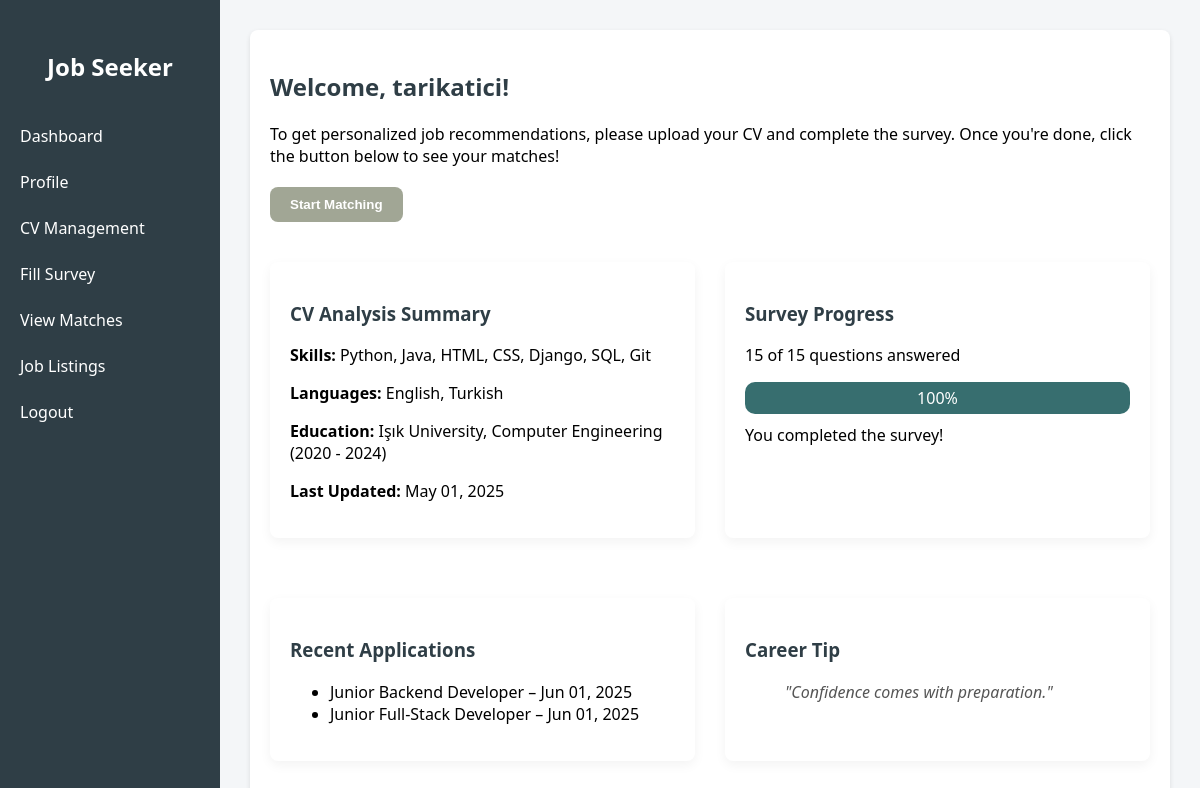
The app's page /users/dashboard/jobseeker/ (signed in) with its own data.
### users/models.py (models this page shows, shortened)
class User(AbstractUser):
    ROLE_CHOICES = [
        ('jobseeker', 'Job Seeker'),
        ('employer', 'Employer'),
    ]
    role = models.CharField(max_length=20, choices=ROLE_CHOICES)
    created_at = models.DateTimeField(auto_now_add=True)

class CVAnalysis(models.Model):
    user = models.OneToOneField(User, on_delete=models.CASCADE)
    email = models.EmailField(blank=True)
    skills = models.TextField(blank=True)
    education = models.TextField(blank=True)
    certifications = models.TextField(blank=True)
    languages = models.TextField(blank=True)
    work_experience = models.TextField(blank=True)
    experience_level = models.CharField(max_length=100, blank=True)
    predicted_role = models.CharField(max_length=100, blank=True)
    submitted_at = models.DateTimeField(auto_now_add=True, null=True)

class JobApplication(models.Model):
    jobseeker = models.ForeignKey(JobSeekerProfile, on_delete=models.CASCADE)
    job = models.ForeignKey(JobPosting, on_delete=models.CASCADE, related_name="applications")
    application_date = models.DateTimeField(auto_now_add=True)

class JobPosting(models.Model):
    employer = models.ForeignKey(EmployerProfile, on_delete=models.CASCADE)
    title = models.CharField(max_length=100)
    description = models.TextField()
    required_skills = models.CharField(max_length=300, help_text="Virgülle ayrılmış şekilde yazınız. Örnek: Python, SQL, Django")
    preferred_traits = models.TextField(
    blank=True,
    help_text="Describe the personal traits or soft skills you're looking for (e.g. teamwork, creativity, attention to detail)."
    )
    company_name = models.CharField(max_length=255, blank=True, null=True)
    industry = models.CharField(max_length=255, blank=True, null=True)
    founded_year = models.IntegerField(blank=True, null=True)
    location = models.CharField(max_length=255, blank=True, null=True)
    created_at = models.DateTimeField(auto_now_add=True)

### users/views.py (the view)
# urls.py: path('dashboard/jobseeker/', views.jobseeker_dashboard, name='jobseeker_dashboard'),
@never_cache
@login_required
def jobseeker_dashboard(request):
    profile, _ = JobSeekerProfile.objects.get_or_create(user=request.user)
    survey, _ = SurveyResponse.objects.get_or_create(user=request.user)
    analysis = CVAnalysis.objects.filter(user=request.user).first()
    all_jobs = JobPosting.objects.all()
    matched_job_ids = MatchResult.objects.filter(jobseeker=profile).values_list('job_id', flat=True)
    matched_jobs_raw = MatchResult.objects.filter(jobseeker=profile, job__isnull=False)
    trait_labels = {
        "q1_teamwork": "Teamwork",
        "q2_challenging_tasks": "Challenging Tasks",
        "q3_leadership": "Leadership",
        "q4_uncertainty": "Comfort with Uncertainty",
        "q5_stability": "Preference for Stability",
        "q6_technology_interest": "Interest in Technology",
        "q7_problem_solving": "Problem Solving",
        "q8_creativity": "Creativity",
        "q9_communication": "Communication",
        "q10_detail_orientation": "Attention to Detail",
        "q11_career_growth": "Career Growth Motivation",
        "q12_recognition": "Need for Recognition",
        "q13_entrepreneurship": "Entrepreneurial Spirit",
        "q14_learning": "Love for Learning",
        "q15_impact": "Desire to Make a Difference"
    }
    matched_jobs = []
    for match in matched_jobs_raw:
        explanation = match.explanation or ""
        for key, label in trait_labels.items():
            explanation = explanation.replace(key, label)
        matched_jobs.append({
            'job': match.job,
            'match_score': match.match_score,
            'explanation': explanation,
            'can_apply': match.match_score >= 50
        })
    matched_jobs.sort(key=lambda x: x['match_score'], reverse=True)
    applied_jobs = JobApplication.objects.filter(jobseeker=profile)
    applied_job_ids = [app.job.id for app in applied_jobs]
    cv_uploaded = analysis is not None
    survey_completed = SurveyResponse.objects.filter(user=request.user).exists()
    answered = 0
    if survey:
        for field in survey._meta.fields:
            if field.name.startswith('q') and getattr(survey, field.name):
                answered += 1
    progress_percent = int((answered / 15) * 100)
    recent_applications = applied_jobs.order_by('-application_date')[:3]
    tips = [
        "Customize your CV for every role.",
        "Keep learning – growth is power.",
        "Confidence comes with preparation.",
        "Networking opens unexpected doors.",
        "You are closer than you think ✨",
    ]
    tip_of_the_day = random.choice(tips)
    experience_list = []
    skills_list = []
    certifications_list = []
    if analysis:
        if analysis.work_experience:
            experience_list = [exp.strip() for exp in analysis.work_experience.split('|') if exp.strip()]
        if analysis.skills:
            skills_list = [s.strip() for s in analysis.skills.split(',') if s.strip()]
        if analysis.certifications:
            certifications_list = [c.strip() for c in analysis.certifications.split('|') if c.strip()]
    if request.method == 'POST':
        if 'cv_file_path' in request.FILES:
            form = CVUploadForm(request.POST, request.FILES, instance=profile)
            if form.is_valid():
                cv_file = request.FILES.get('cv_file_path')
                if not cv_file:
                    form.add_error('cv_file_path', 'Please select a file.')
                elif not cv_file.name.lower().endswith('.pdf'):
                    form.add_error('cv_file_path', 'Only PDF files are allowed.')
                elif cv_file.content_type != 'application/pdf':
                    form.add_error('cv_file_path', 'Invalid file type. Please upload a PDF.')
                else:
                    if profile.cv_file_path:
                        old_path = profile.cv_file_path.path
                        if os.path.isfile(old_path):
                            os.remove(old_path)
                    form.save()
                    if profile.cv_file_path:
                        parsed_data = parse_cv(profile.cv_file_path.path)
                        work_experience = parsed_data.get("experience", [])
                        experience_list = work_experience
                        skills = parsed_data.get("skills", "")
                        skills_list = [s.strip() for s in skills.split(',') if s.strip()]
                        CVAnalysis.objects.update_or_create(
                            user=request.user,
                            defaults={
                                'email': parsed_data.get("email", ""),
                                'skills': skills,
                                'education': parsed_data.get("education", ""),
                                'certifications': parsed_data.get("certifications", ""),
                                'languages': parsed_data.get("languages", ""),
                                'work_experience': " | ".join(work_experience),
                                'experience_level': 'Intern',
                                'predicted_role': 'To be predicted'
                            }
                        )
                        profile.full_name = parsed_data.get("full_name", "")
                        profile.phone = parsed_data.get("phone", "")
                        profile.skills = skills
                        profile.education = parsed_data.get("education", "")
                        profile.work_experience = work_experience
                        profile.save()
                        email_from_cv = parsed_data.get("email", "")
                        if email_from_cv and email_from_cv != request.user.email:
                            request.user.email = email_from_cv
                            request.user.save()
                    messages.success(request, "CV uploaded and analyzed successfully!")
                    return redirect('users:jobseeker_dashboard')
        elif 'profile_picture' in request.FILES or 'full_name' in request.POST:
            form = ProfileUpdateForm(request.POST, request.FILES, instance=profile)
            if form.is_valid():
                form.save()
                messages.success(request, "Profile updated successfully!")
                return redirect('users:jobseeker_dashboard')
        else:
            SurveyResponse.objects.update_or_create(
                user=request.user,
                defaults={
                    'q1_teamwork': request.POST.get('q1'),
                    'q2_challenging_tasks': request.POST.get('q2'),
                    'q3_leadership': request.POST.get('q3'),
                    'q4_uncertainty': request.POST.get('q4'),
                    'q5_stability': request.POST.get('q5'),
                    'q6_technology_interest': request.POST.get('q6'),
                    'q7_problem_solving': request.POST.get('q7'),
                    'q8_creativity': request.POST.get('q8'),
                    'q9_communication': request.POST.get('q9'),
                    'q10_detail_orientation': request.POST.get('q10'),
                    'q11_career_growth': request.POST.get('q11'),
                    'q12_recognition': request.POST.get('q12'),
                    'q13_entrepreneurship': request.POST.get('q13'),
                    'q14_learning': request.POST.get('q14'),
                    'q15_impact': request.POST.get('q15'),
                }
            )
            messages.success(request, "Survey submitted successfully!")
            return redirect('users:jobseeker_dashboard')
    else:
        form = CVUploadForm(instance=profile)
    tips = CVTip.objects.order_by('-created_at')
    all_jobs = JobPosting.objects.select_related('employer').order_by('-created_at')
    return render(request, 'users/jobseeker_dashboard.html', {
        'profile': profile,
        'survey': survey,
        'analysis': analysis,
        'form': form,
        'all_jobs': all_jobs,
        'matched_job_ids': matched_job_ids,
        'matched_jobs': matched_jobs,
        'applied_job_ids': applied_job_ids,
        'cv_uploaded': cv_uploaded,
        'survey_completed': survey_completed,
        'answered': answered,
        'progress_percent': progress_percent,
        'recent_applications': recent_applications,
        'tip_of_the_day': tip_of_the_day,
        'tips': tips,
        'experience_list': experience_list,
        'skills_list': skills_list,
        'certifications_list': certifications_list,
    })

### users/templates/users/jobseeker_dashboard.html (shortened to what this page needs)
{% load static %}
<!DOCTYPE html>
<html lang="en">
<head>
</head>
<body>
<div class="sidebar">
  <h2>Job Seeker</h2>
  <a href="#" data-section="dashboard-wrapper">Dashboard</a>
  <a href="#" data-section="profile-wrapper">Profile</a>
  <a href="#" data-section="cv-wrapper">CV Management</a>
  <a href="#" data-section="survey-wrapper">Fill Survey</a>
  <a href="#" data-section="matches-wrapper">View Matches</a>
  <a href="#" data-section="job_listings-wrapper">Job Listings</a>
  <a href="#" onclick="document.getElementById('logout-form').submit(); return false;">Logout</a>
</div>
<div class="content">
<div class="section-wrapper active" id="dashboard-wrapper">
  <div class="card section" style="max-width: 1000px; margin: auto;">
    <h2>Welcome, {{ request.user.username }}!</h2>
    <p style="margin-top: 10px;">
      To get personalized job recommendations, please upload your CV and complete the survey.
      Once you're done, click the button below to see your matches!
    </p>
    {% if cv_uploaded and survey_completed %}
      <form method="post" action="/users/start-matching/" style="margin-top:20px;">
        <button type="submit" class="btn">Start Matching</button>
      </form>
    {% else %}
      <button class="btn" disabled style="margin-top:20px; opacity: 0.5; cursor: not-allowed;">
        Start Matching (CV and survey required)
      </button>
    {% endif %}
    <div style="display: grid; grid-template-columns: repeat(2, 1fr); gap: 30px; margin-top: 40px;">
      <div class="card" style="box-shadow: 0 4px 12px rgba(0,0,0,0.05);">
        <h3>CV Analysis Summary</h3>
        {% if analysis %}
          <p><strong>Skills:</strong> {{ analysis.skills }}</p>
          <p><strong>Languages:</strong> {{ analysis.languages }}</p>
          <p><strong>Education:</strong> {{ analysis.education }}</p>
          <p><strong>Last Updated:</strong> {{ analysis.submitted_at|date:"F d, Y" }}</p>
        {% else %}
          <p>No CV analysis available. Please upload your CV.</p>
        {% endif %}
      </div>
      <div class="card" style="box-shadow: 0 4px 12px rgba(0,0,0,0.05);">
        <h3>Survey Progress</h3>
        {% if survey %}
          <p>{{ answered }} of 15 questions answered</p>
          <div class="progress-bar">
            <div class="progress-fill" style="width: {{ progress_percent }}%;">
              {{ progress_percent }}%
            </div>
          </div>
          {% if progress_percent == 100 %}
            <p style="margin-top: 10px;">You completed the survey!</p>
          {% endif %}
        {% else %}
          <p>You haven't started the survey yet.</p>
        {% endif %}
      </div>
      <div class="card" style="box-shadow: 0 4px 12px rgba(0,0,0,0.05);">
        <h3>Recent Applications</h3>
        {% if recent_applications %}
          <ul>
            {% for app in recent_applications %}
              <li>{{ app.job.title }} – {{ app.application_date|date:"M d, Y" }}</li>
            {% endfor %}
          </ul>
        {% else %}
          <p>You haven't applied to any jobs yet.</p>
        {% endif %}
      </div>
      <div class="card" style="box-shadow: 0 4px 12px rgba(0,0,0,0.05);">
        <h3>Career Tip</h3>
        <blockquote style="font-style: italic; color: #555;">"{{ tip_of_the_day }}"</blockquote>
      </div>
    </div>
  </div>
</div>
</body>
</html>

### users/templates/users/jobseeker_dashboard.html (style rules this page uses)
body { margin: 0; font-family: 'Segoe UI', sans-serif; background-color: #f4f6f8; }
.sidebar { width: 220px; background-color: #2f3e46; height: 100vh; position: fixed; padding-top: 30px; color: white; display: flex; flex-direction: column; }
.sidebar h2 { text-align: center; margin-bottom: 30px; color: white; }
.sidebar a { display: block; padding: 12px 20px; text-decoration: none; color: white; transition: background 0.3s; }
.content { margin-left: 220px; padding: 30px; }
.section-wrapper { display: none; }
.section-wrapper.active { display: block; }
.card { background-color: white; border-radius: 8px; padding: 20px; margin-bottom: 30px; box-shadow: 0 2px 5px rgba(0,0,0,0.1); }
button, .btn { background-color: #a1a695; color: white; border: none; padding: 10px 20px; border-radius: 8px; cursor: pointer; font-weight: bold; transition: background-color 0.3s; }
h2, h3 { color: #2f3e46; }
.progress-bar { width: 100%; background-color: #eee; border-radius: 10px; overflow: hidden; }
.progress-fill { background-color: #376e6f; color: white; text-align: center; padding: 5px 0; }

### records on screen
User: user.username "tarikatici"
CVAnalysis: skills "Python, Java, HTML, CSS, Django, SQL, Git", languages "English, Turkish", education "Işık University, Computer Engineering (2020 - 2024)", submitted_at "May 01, 2025"
JobApplication: job "Junior Backend Developer", application_date "Jun 01, 2025"
JobApplication: job "Junior Full-Stack Developer", application_date "Jun 01, 2025"

### other values on screen
{{ answered }} "15"
{{ progress_percent }} "100"
